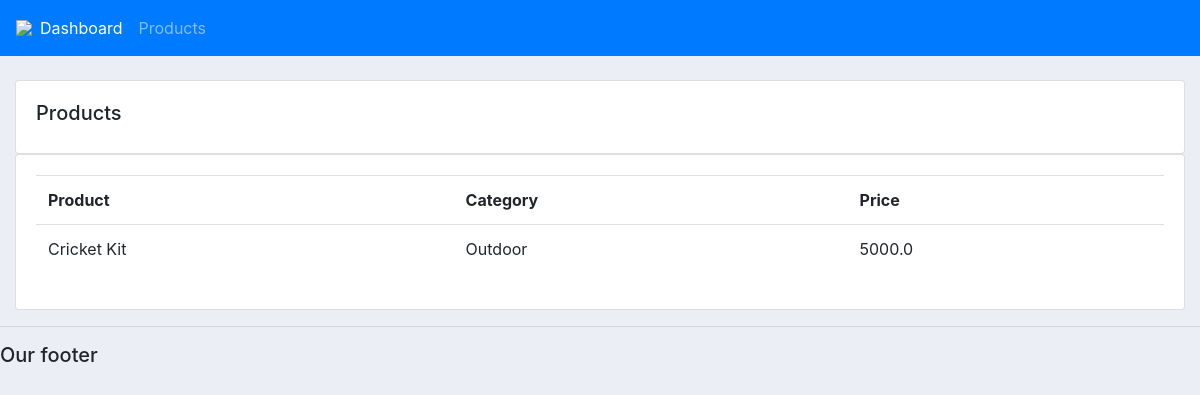
Before: /products/ with the older database file.
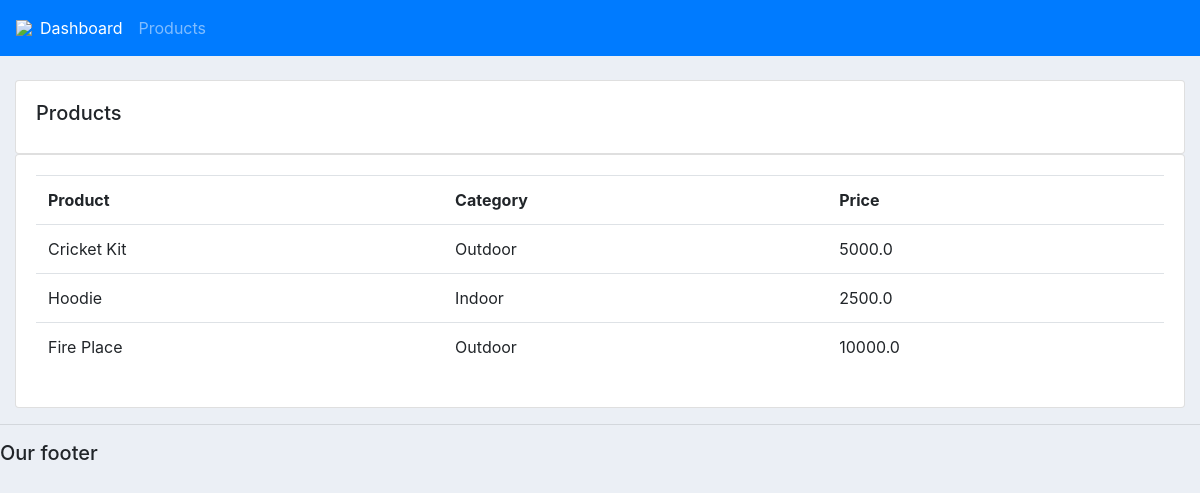
After: the same page with the newer database file.
### accounts/models.py (models this page shows, shortened)
class product(models.Model):
    CATEGORY=(('Indoor', 'Indoor'), ('Outdoor','OutDoor'))
    name=models.CharField(max_length=250, null=True)
    price=models.FloatField(null=True)
    category=models.CharField(max_length=250, null=True, choices=CATEGORY)
    description=models.CharField(max_length=250, null=True, blank=True)
    date_created=models.DateTimeField(auto_now_add=True, null=True)
    Tag=models.ManyToManyField(tag)

### accounts/views.py (the view)
# urls.py: path('products/', views.products, name='products'),
def products(request):
    products=product.objects.all()
    return render(request, 'accounts/products.html', {'products':products})

### accounts/templates/accounts/products.html
{%  extends 'accounts/main.html' %}
{% block content %}
		<br>
		<div class="row">
			<div class="col-md">
				<div class="card card-body">
					<h5>Products</h5>
				</div>
				<div class="card card-body">
					<table class="table">
						<tr>
							<th>Product</th>
							<th>Category</th>
							<th>Price</th>
						</tr>
						{% for i in products %}
						<tr>
						<td>{{ i.name }}</td>
						<td>{{ i.category }}</td>
						<td>{{ i.price }}</td>
						{% endfor %}
						</tr>
					</table>
				</div>
			</div>
		</div>
{% endblock content %}

Changed rows visible on the page:
added product: name "Hoodie", category "Indoor", price "2500.0"
added product: name "Fire Place", category "Outdoor", price "10000.0"
